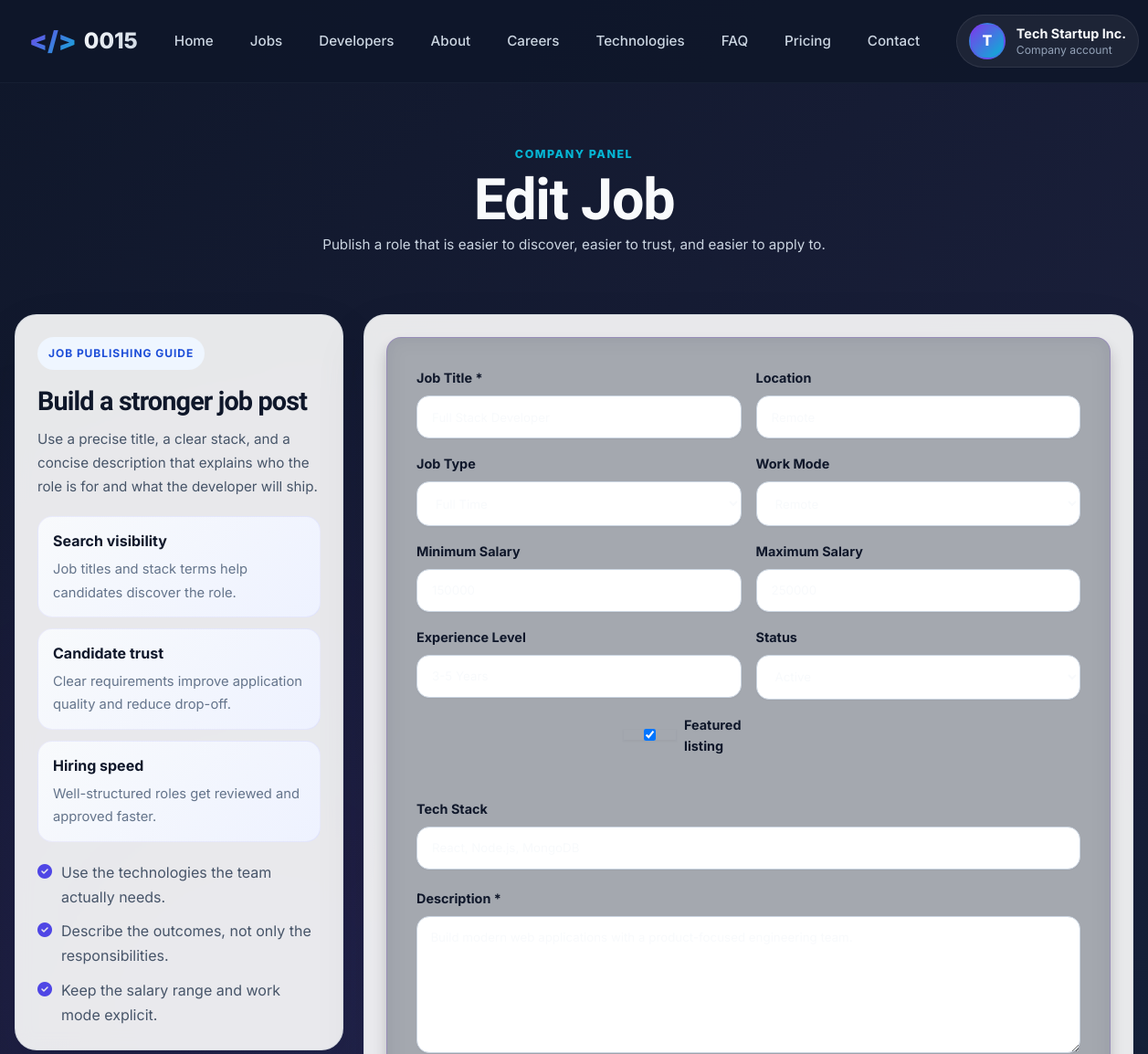
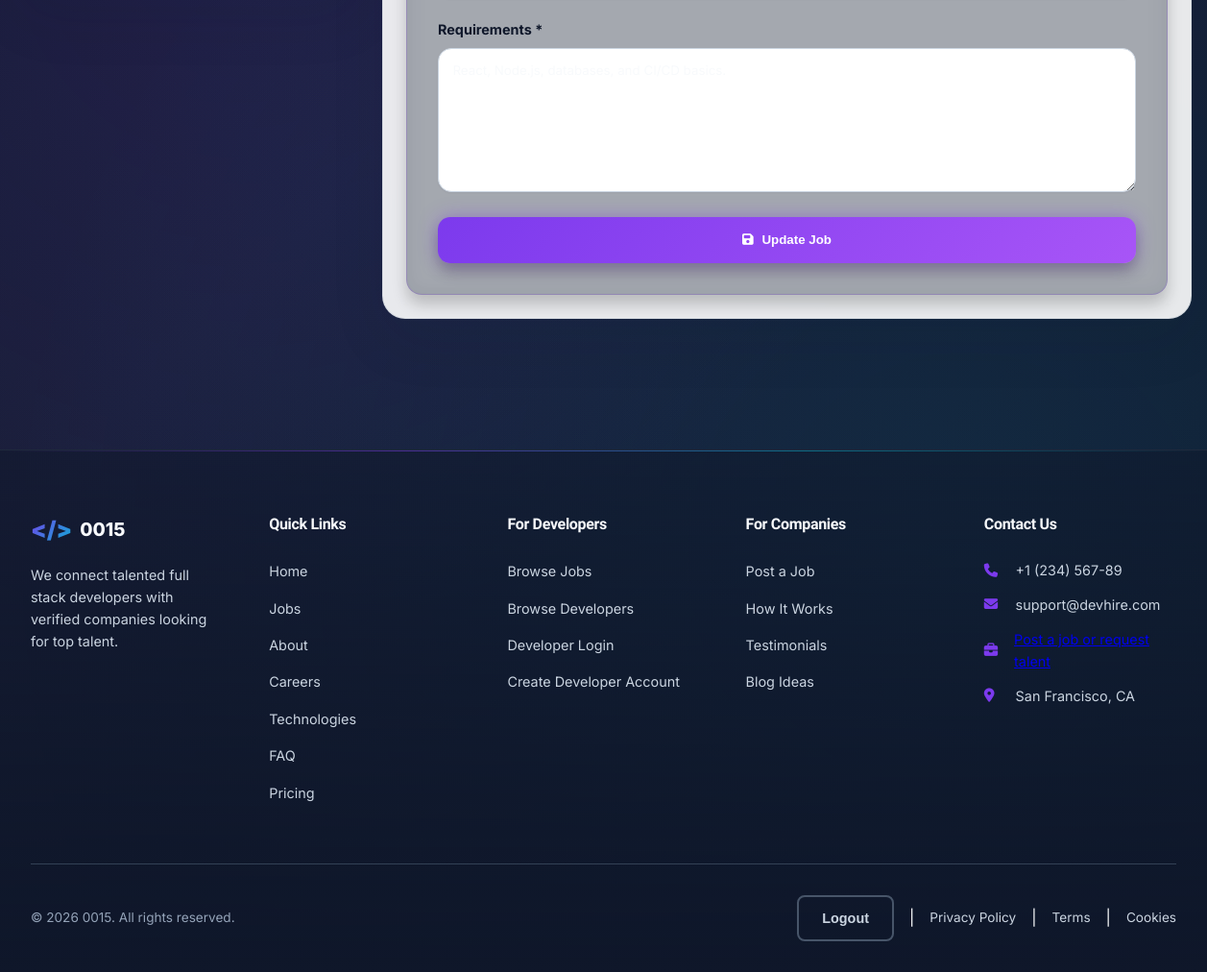
The app's page /company/create-job.php?id=1 (signed in) with its own data (2 pictures, top to bottom).
### tables this page shows
CREATE TABLE jobs (
    id INT PRIMARY KEY AUTO_INCREMENT,
    title VARCHAR(255) NOT NULL,
    company_id INT NOT NULL,
    description LONGTEXT NOT NULL,
    requirements LONGTEXT NOT NULL,
    salary_min INT DEFAULT NULL,
    salary_max INT DEFAULT NULL,
    experience_level VARCHAR(50) DEFAULT NULL,
    job_type ENUM('full-time', 'part-time', 'contract', 'freelance') NOT NULL DEFAULT 'full-time',
    work_mode ENUM('remote', 'hybrid', 'on-site') NOT NULL DEFAULT 'remote',
    location VARCHAR(255) DEFAULT NULL,
    tech_stack LONGTEXT DEFAULT NULL,
    applications_count INT NOT NULL DEFAULT 0,
    status ENUM('active', 'inactive', 'closed') NOT NULL DEFAULT 'active',
    featured BOOLEAN NOT NULL DEFAULT FALSE,
    created_at TIMESTAMP NOT NULL DEFAULT CURRENT_TIMESTAMP,
    updated_at TIMESTAMP NOT NULL DEFAULT CURRENT_TIMESTAMP ON UPDATE CURRENT_TIMESTAMP,
    CONSTRAINT fk_jobs_company FOREIGN KEY (company_id) REFERENCES users(id) ON DELETE CASCADE,
    INDEX idx_status (status),
    INDEX idx_company (company_id),
    INDEX idx_featured (featured),
    FULLTEXT INDEX ft_title_description (title, description)
);

### company/middleware.php (called while the page is built, shortened)
<?php
require_once __DIR__ . '/../includes/helpers.php';
function companyJobById(mysqli $conn, int $jobId, ?int $companyId = null): ?array
{
	$companyId = $companyId ?? currentCompanyId();
	$stmt = $conn->prepare('SELECT id, title, company_id, description, requirements, salary_min, salary_max, experience_level, job_type, work_mode, location, tech_stack, applications_count, status, featured, created_at, updated_at FROM jobs WHERE id = ? AND company_id = ? LIMIT 1');
	$stmt->bind_param('ii', $jobId, $companyId);
	$stmt->execute();
	$job = $stmt->get_result()->fetch_assoc() ?: null;
	return $job;
}
function requireCompanyJobOwnership(mysqli $conn, int $jobId, ?int $companyId = null): array
{
	$job = companyJobById($conn, $jobId, $companyId);
	return $job;
}
function companyJobOptions(): array
{
	return [
		'full-time' => 'Full Time',
		'part-time' => 'Part Time',
		'contract' => 'Contract',
		'freelance' => 'Freelance',
	];
}
function companyWorkModeOptions(): array
{
	return [
		'remote' => 'Remote',
		'hybrid' => 'Hybrid',
		'on-site' => 'On Site',
	];
}
function companyStatusOptions(): array
{
	return [
		'active' => 'Active',
		'inactive' => 'Inactive',
		'closed' => 'Closed',
	];
}

### company/create-job.php (the view, shortened to what this page needs)
<?php
require_once '../config/db.php';
require_once __DIR__ . '/middleware.php';
$companyId = currentCompanyId();
$jobId = isset($_GET['id']) ? (int) $_GET['id'] : 0;
$job = null;
$allowedJobTypes = companyJobOptions();
$allowedWorkModes = companyWorkModeOptions();
$allowedStatuses = companyStatusOptions();
if ($jobId > 0) {
	$job = requireCompanyJobOwnership($conn, $jobId, $companyId);
}
$formValues = [
	'title' => (string) ($job['title'] ?? ''),
	'description' => (string) ($job['description'] ?? ''),
	'requirements' => (string) ($job['requirements'] ?? ''),
	'salary_min' => (string) ($job['salary_min'] ?? ''),
	'salary_max' => (string) ($job['salary_max'] ?? ''),
	'experience_level' => (string) ($job['experience_level'] ?? ''),
	'job_type' => (string) ($job['job_type'] ?? 'full-time'),
	'work_mode' => (string) ($job['work_mode'] ?? 'remote'),
	'location' => (string) ($job['location'] ?? ''),
	'tech_stack' => (string) ($job['tech_stack'] ?? ''),
	'status' => (string) ($job['status'] ?? 'active'),
	'featured' => !empty($job['featured']) ? '1' : '0',
];
include '../includes/header.php';
include '../includes/navbar.php';
?>
<section class="page-hero">
	<div class="page-hero-inner">
		<span class="eyebrow">Company Panel</span>
		<h1><?= $jobId > 0 ? 'Edit Job' : 'Create Job' ?></h1>
		<p class="quick-apply-subtitle">Publish a role that is easier to discover, easier to trust, and easier to apply to.</p>
	</div>
</section>
<section class="company-job-shell">
	<div class="company-job-layout">
		<aside class="company-job-rail">
			<span class="company-job-kicker">Job publishing guide</span>
			<h2>Build a stronger job post</h2>
			<p class="rail-note">Use a precise title, a clear stack, and a concise description that explains who the role is for and what the developer will ship.</p>
			<div class="rail-metrics">
				<div class="rail-metric">
					<strong>Search visibility</strong>
					<span>Job titles and stack terms help candidates discover the role.</span>
				</div>
				<div class="rail-metric">
					<strong>Candidate trust</strong>
					<span>Clear requirements improve application quality and reduce drop-off.</span>
				</div>
				<div class="rail-metric">
					<strong>Hiring speed</strong>
					<span>Well-structured roles get reviewed and approved faster.</span>
				</div>
			</div>
			<ul class="rail-list">
				<li><i class="fas fa-check-circle"></i><span>Use the technologies the team actually needs.</span></li>
				<li><i class="fas fa-check-circle"></i><span>Describe the outcomes, not only the responsibilities.</span></li>
				<li><i class="fas fa-check-circle"></i><span>Keep the salary range and work mode explicit.</span></li>
			</ul>
		</aside>
		<div class="company-job-card">
		<form method="POST" action="<?= appUrl('company/create-job.php' . ($jobId > 0 ? '?id=' . $jobId : '')) ?>" class="apply-form apply-form--stacked company-job-form" novalidate>
			<div class="form-grid form-grid-two">
				<div class="form-group">
					<label for="title">Job Title *</label>
					<input type="text" id="title" name="title" value="<?= htmlspecialchars($formValues['title'], ENT_QUOTES, 'UTF-8') ?>" required>
				</div>
				<div class="form-group">
					<label for="location">Location</label>
					<input type="text" id="location" name="location" value="<?= htmlspecialchars($formValues['location'], ENT_QUOTES, 'UTF-8') ?>">
				</div>
				<div class="form-group">
					<label for="job_type">Job Type</label>
					<select id="job_type" name="job_type">
						<?php foreach ($allowedJobTypes as $value => $label): ?>
							<option value="<?= htmlspecialchars($value, ENT_QUOTES, 'UTF-8') ?>" <?= $formValues['job_type'] === $value ? 'selected' : '' ?>><?= htmlspecialchars($label, ENT_QUOTES, 'UTF-8') ?></option>
						<?php endforeach; ?>
					</select>
				</div>
				<div class="form-group">
					<label for="work_mode">Work Mode</label>
					<select id="work_mode" name="work_mode">
						<?php foreach ($allowedWorkModes as $value => $label): ?>
							<option value="<?= htmlspecialchars($value, ENT_QUOTES, 'UTF-8') ?>" <?= $formValues['work_mode'] === $value ? 'selected' : '' ?>><?= htmlspecialchars($label, ENT_QUOTES, 'UTF-8') ?></option>
						<?php endforeach; ?>
					</select>
				</div>
				<div class="form-group">
					<label for="salary_min">Minimum Salary</label>
					<input type="number" id="salary_min" name="salary_min" value="<?= htmlspecialchars($formValues['salary_min'], ENT_QUOTES, 'UTF-8') ?>" min="0">
				</div>
				<div class="form-group">
					<label for="salary_max">Maximum Salary</label>
					<input type="number" id="salary_max" name="salary_max" value="<?= htmlspecialchars($formValues['salary_max'], ENT_QUOTES, 'UTF-8') ?>" min="0">
				</div>
				<div class="form-group">
					<label for="experience_level">Experience Level</label>
					<input type="text" id="experience_level" name="experience_level" value="<?= htmlspecialchars($formValues['experience_level'], ENT_QUOTES, 'UTF-8') ?>" placeholder="3-5 Years">
				</div>
				<div class="form-group">
					<label for="status">Status</label>
					<select id="status" name="status">
						<?php foreach ($allowedStatuses as $value => $label): ?>
							<option value="<?= htmlspecialchars($value, ENT_QUOTES, 'UTF-8') ?>" <?= $formValues['status'] === $value ? 'selected' : '' ?>><?= htmlspecialchars($label, ENT_QUOTES, 'UTF-8') ?></option>
						<?php endforeach; ?>
					</select>
				</div>
				<div class="form-group featured-toggle-group">
					<label class="featured-toggle-label">
						<input type="checkbox" name="featured" value="1" <?= $formValues['featured'] === '1' ? 'checked' : '' ?>> Featured listing
					</label>
				</div>
			</div>
			<div class="form-group">
				<label for="tech_stack">Tech Stack</label>
				<input type="text" id="tech_stack" name="tech_stack" value="<?= htmlspecialchars($formValues['tech_stack'], ENT_QUOTES, 'UTF-8') ?>" placeholder="React, Node.js, MySQL">
			</div>
			<div class="form-group">
				<label for="description">Description *</label>
				<textarea id="description" name="description" rows="7" required><?= htmlspecialchars($formValues['description'], ENT_QUOTES, 'UTF-8') ?></textarea>
			</div>
			<div class="form-group">
				<label for="requirements">Requirements *</label>
				<textarea id="requirements" name="requirements" rows="7" required><?= htmlspecialchars($formValues['requirements'], ENT_QUOTES, 'UTF-8') ?></textarea>
			</div>
			<div class="company-job-actions">
				<button type="submit" class="btn-submit btn-block">
					<i class="fas fa-save"></i> <?= $jobId > 0 ? 'Update Job' : 'Create Job' ?>
				</button>
			</div>
		</form>
		</div>
	</div>
</section>
<?php include '../includes/footer.php'; ?>

### company/create-job.php (style rules this page uses)
.company-job-shell { width: min(1240px, calc(100% - 32px)); margin: 0 auto; padding: 0 0 72px; }
.company-job-layout { display: grid; grid-template-columns: minmax(280px, 360px) minmax(0, 1fr); gap: 22px; align-items: start; }
.company-job-rail, .company-job-card { border-radius: 24px; background: rgba(255, 255, 255, 0.9); border: 1px solid rgba(148, 163, 184, 0.22); box-shadow: 0 24px 60px rgba(15, 23, 42, 0.08); backdrop-filter: blur(10px); }
.company-job-rail { padding: 24px; position: sticky; top: 110px; }
.company-job-card { padding: 24px; }
.company-job-kicker { display: inline-flex; align-items: center; gap: 8px; padding: 8px 12px; border-radius: 999px; background: #eff6ff; color: #1d4ed8; font-size: 12px; font-weight: 700; letter-spacing: 0.08em; text-transform: uppercase; margin-bottom: 16px; }
.company-job-rail h2 { color: #0f172a; margin: 0 0 10px; font-size: 1.8rem; letter-spacing: -0.03em; }
.company-job-rail p, .company-job-rail li, .company-job-rail .rail-note { color: #475569; line-height: 1.7; }
.rail-metrics { display: grid; gap: 12px; margin: 20px 0; }
.rail-metric { padding: 14px 16px; border-radius: 16px; background: linear-gradient(135deg, #f8fafc, #eef2ff); border: 1px solid rgba(79, 70, 229, 0.08); }
.rail-metric strong { display: block; color: #0f172a; font-size: 1rem; margin-bottom: 4px; }
.rail-metric span { color: #64748b; font-size: 0.92rem; }
.rail-list { margin: 18px 0 0; padding: 0; list-style: none; display: grid; gap: 10px; }
.rail-list li { display: flex; align-items: flex-start; gap: 10px; }
.rail-list i { color: #4f46e5; margin-top: 4px; }
.company-job-form .form-grid-two { margin-bottom: 18px; }
.company-job-form .form-group label { font-weight: 700; color: #0f172a; }
.company-job-form input, .company-job-form select, .company-job-form textarea { border-radius: 14px; border: 1px solid #cbd5e1; background: #fff; box-shadow: 0 1px 2px rgba(15, 23, 42, 0.04); }
.company-job-actions { display: flex; justify-content: flex-end; margin-top: 6px; }

### records on screen
jobs: title "Full Stack Developer", location "Remote", job_type "Full Time", work_mode "Remote", salary_min "150000", salary_max "250000", experience_level "3-5 Years", status "Active", featured "☑", tech_stack "React, Node.js, MongoDB", description "Build modern web applications with a product-focused engineering team.", requirements "React, Node.js, databases, and CI/CD basics."

### other values on screen
$siteName "0015"
substr($displayName, 0, 1) "T"
$displayName "Tech Startup Inc."
roleLabel($currentRole) "Company"
substr(CONTACT_PHONE, 0, 15) "+1 (234) 567-89"
CONTACT_SUPPORT_EMAIL "support@devhire.com"
$label "Logout"
